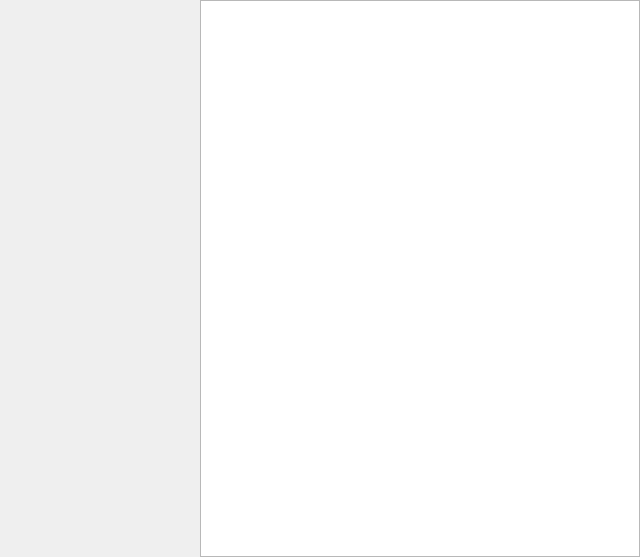
<?xml version="1.0" encoding="UTF-8"?>
<ui version="4.0">
 <class>SocNavWidget</class>
 <widget class="QWidget" name="SocNavWidget">
  <property name="geometry">
   <rect>
    <x>0</x>
    <y>0</y>
    <width>640</width>
    <height>557</height>
   </rect>
  </property>
  <property name="windowTitle">
   <string>SocNav graph inspector</string>
  </property>
  <layout class="QHBoxLayout" name="horizontalLayout">
   <property name="spacing">
    <number>0</number>
   </property>
   <property name="leftMargin">
    <number>0</number>
   </property>
   <property name="topMargin">
    <number>0</number>
   </property>
   <property name="rightMargin">
    <number>0</number>
   </property>
   <property name="bottomMargin">
    <number>0</number>
   </property>
   <item>
    <widget class="QWidget" name="widget" native="true">
     <property name="minimumSize">
      <size>
       <width>200</width>
       <height>0</height>
      </size>
     </property>
    </widget>
   </item>
   <item>
    <widget class="QTableWidget" name="tableWidget">
     <property name="minimumSize">
      <size>
       <width>400</width>
       <height>0</height>
      </size>
     </property>
     <property name="styleSheet">
      <string notr="true">font: 15pt &quot;Ubuntu&quot;;</string>
     </property>
    </widget>
   </item>
  </layout>
 </widget>
 <resources/>
 <connections/>
</ui>
